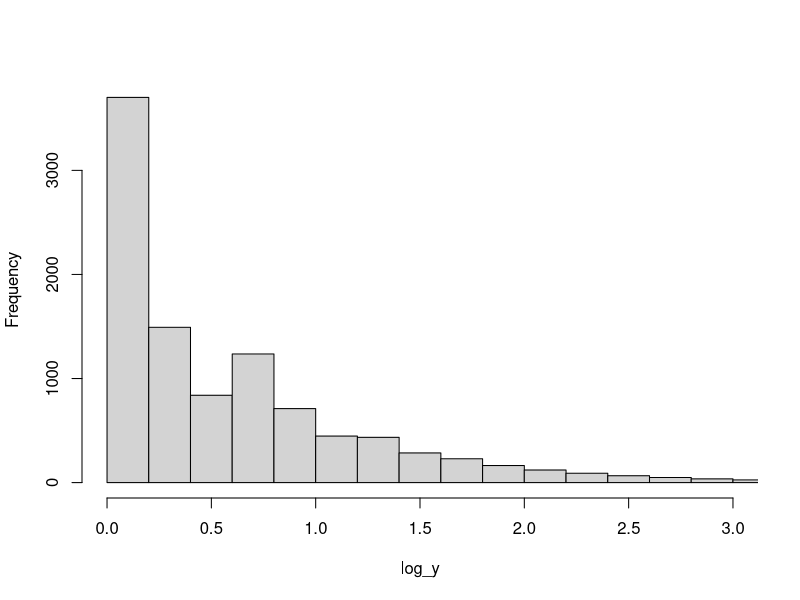
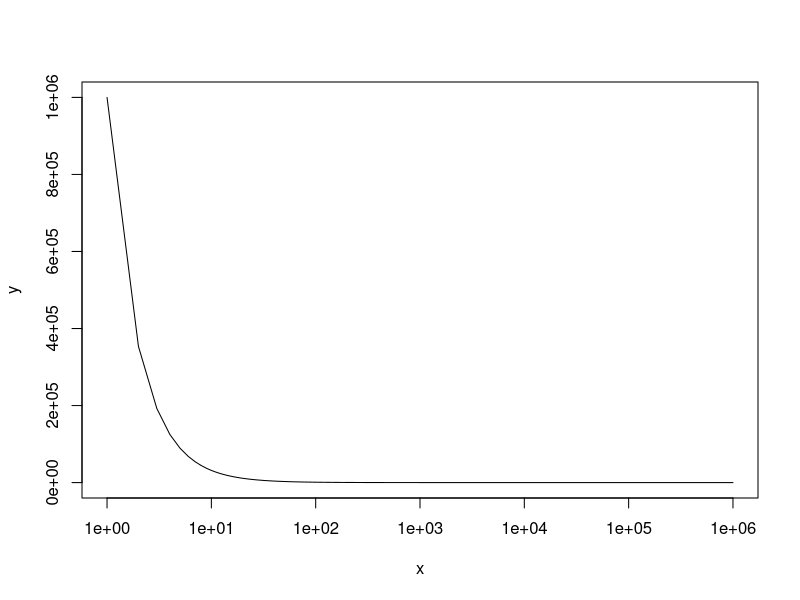

Write R code to recreate these figures, in order.

x=1:1e6
y=trunc(1e6/x^1.5)
# y=trunc(1e6*exp(-x*0.1))

log_y=log10(y)

hist(log_y, n=40, main="", xlim=c(0, 3))

plot(x, y, log="x", type="l")

